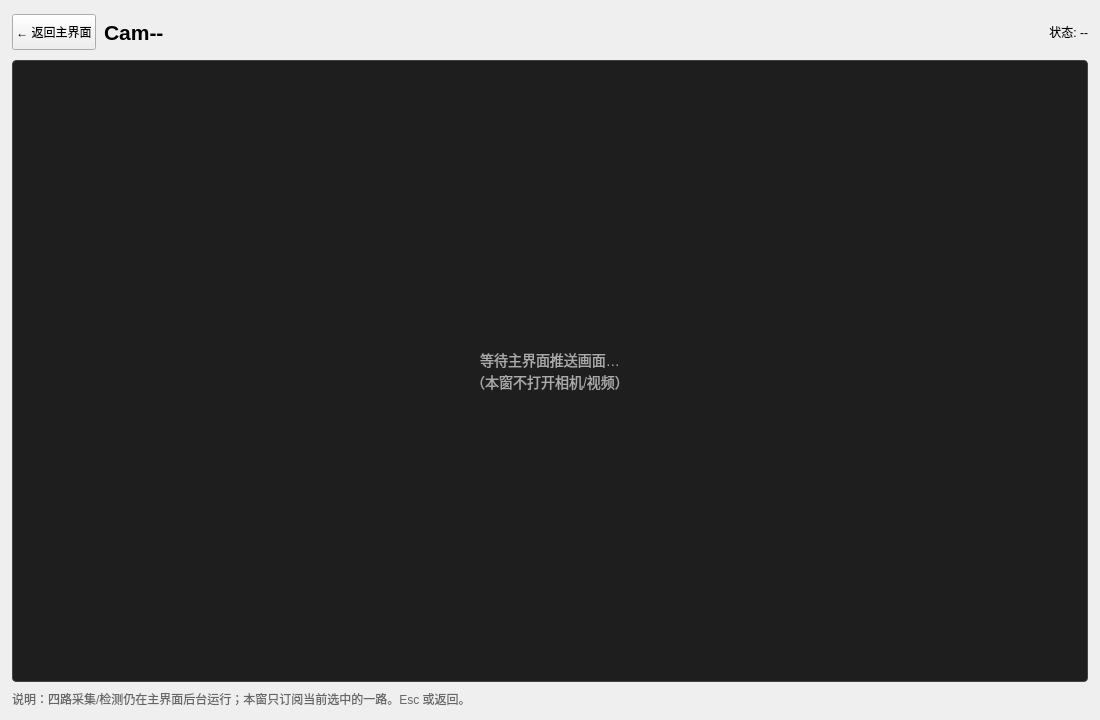
<?xml version="1.0" encoding="UTF-8"?>
<ui version="4.0">
 <class>DetailView</class>
 <widget class="QWidget" name="DetailView">
  <property name="geometry">
   <rect>
    <x>0</x>
    <y>0</y>
    <width>1100</width>
    <height>720</height>
   </rect>
  </property>
  <property name="windowTitle">
   <string>单路仔细查看</string>
  </property>
  <layout class="QVBoxLayout" name="rootLayout" stretch="0,1,0">
   <property name="spacing">
    <number>8</number>
   </property>
   <property name="leftMargin">
    <number>12</number>
   </property>
   <property name="topMargin">
    <number>12</number>
   </property>
   <property name="rightMargin">
    <number>12</number>
   </property>
   <property name="bottomMargin">
    <number>12</number>
   </property>
   <item>
    <widget class="QWidget" name="topBar" native="true">
     <property name="minimumSize">
      <size>
       <width>0</width>
       <height>40</height>
      </size>
     </property>
     <property name="maximumSize">
      <size>
       <width>16777215</width>
       <height>48</height>
      </size>
     </property>
     <layout class="QHBoxLayout" name="topBarLayout" stretch="0,1,0">
      <property name="spacing">
       <number>8</number>
      </property>
      <property name="leftMargin">
       <number>0</number>
      </property>
      <property name="topMargin">
       <number>0</number>
      </property>
      <property name="rightMargin">
       <number>0</number>
      </property>
      <property name="bottomMargin">
       <number>0</number>
      </property>
      <item>
       <widget class="QPushButton" name="backbtn">
        <property name="minimumSize">
         <size>
          <width>0</width>
          <height>36</height>
         </size>
        </property>
        <property name="text">
         <string>← 返回主界面</string>
        </property>
       </widget>
      </item>
      <item>
       <widget class="QLabel" name="titleLabel">
        <property name="sizePolicy">
         <sizepolicy hsizetype="Expanding" vsizetype="Preferred">
          <horstretch>1</horstretch>
          <verstretch>0</verstretch>
         </sizepolicy>
        </property>
        <property name="styleSheet">
         <string notr="true">font-size: 16pt; font-weight: 600;</string>
        </property>
        <property name="text">
         <string>Cam--</string>
        </property>
       </widget>
      </item>
      <item>
       <widget class="QLabel" name="stateLabel">
        <property name="text">
         <string>状态: --</string>
        </property>
        <property name="alignment">
         <set>Qt::AlignRight|Qt::AlignTrailing|Qt::AlignVCenter</set>
        </property>
       </widget>
      </item>
     </layout>
    </widget>
   </item>
   <item>
    <widget class="QLabel" name="imageLabel">
     <property name="sizePolicy">
      <sizepolicy hsizetype="Ignored" vsizetype="Ignored">
       <horstretch>0</horstretch>
       <verstretch>1</verstretch>
      </sizepolicy>
     </property>
     <property name="minimumSize">
      <size>
       <width>640</width>
       <height>480</height>
      </size>
     </property>
     <property name="styleSheet">
      <string notr="true">background-color: #1e1e1e;
    color: #aaaaaa;
    border: 1px solid #444444;
    border-radius: 4px;
    padding: 10px;
    font-family: &quot;Microsoft YaHei&quot;;
    font-size: 14px;</string>
     </property>
     <property name="text">
      <string>等待主界面推送画面…
（本窗不打开相机/视频）</string>
     </property>
     <property name="alignment">
      <set>Qt::AlignCenter</set>
     </property>
    </widget>
   </item>
   <item>
    <widget class="QLabel" name="hintLabel">
     <property name="styleSheet">
      <string notr="true">color: #666666;</string>
     </property>
     <property name="text">
      <string>说明：四路采集/检测仍在主界面后台运行；本窗只订阅当前选中的一路。Esc 或返回。</string>
     </property>
     <property name="wordWrap">
      <bool>true</bool>
     </property>
    </widget>
   </item>
  </layout>
 </widget>
 <resources/>
 <connections/>
</ui>
